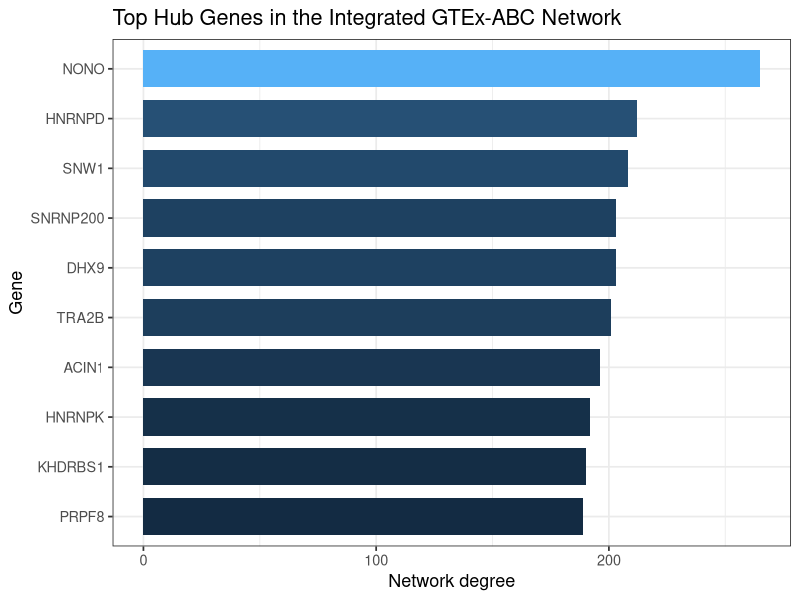

Recreate this plot in R.
library(data.table)
library(ggplot2)

top_hubs <- fread("results/tables/top_hub_genes.csv")

hub_plot <- ggplot(
  top_hubs,
  aes(x = reorder(gene, degree), y = degree, fill = degree)
) +
  geom_col(width = 0.75) +
  coord_flip() +
  labs(
    title = "Top Hub Genes in the Integrated GTEx-ABC Network",
    x = "Gene",
    y = "Network degree"
  ) +
  theme_bw(base_size = 13) +
  theme(legend.position = "none")

ggsave(
  "figures/hub_genes/top_hub_genes.png",
  hub_plot,
  width = 8,
  height = 5,
  dpi = 300
)
